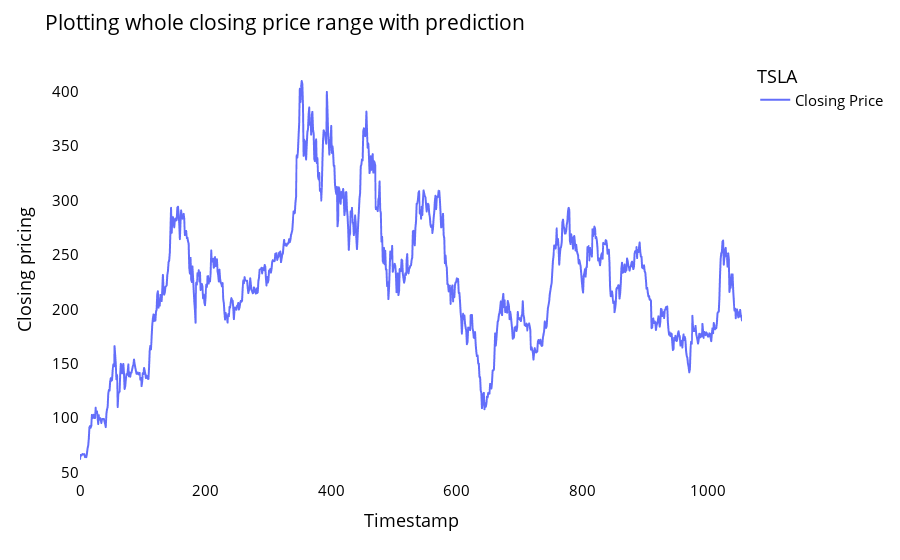

The notebook cell saved with this chart:
### Code cell
#plttong the full range with the prediction
xgbmodel_prices=tsla_close_df.tolist()
xgbmodel_prices.extend((np.array(pred_output).reshape(-1,1)).tolist())
xgbmodel_prices=scaled_data.inverse_transform(xgbmodel_prices).reshape(1,-1).tolist()[0]
names = cycle(['Closing Price'])
fig = px.line(xgbmodel_prices,labels={'value': 'Closing pricing','index': 'Timestamp'})
fig.update_layout(title_text='Plotting whole closing price range with prediction',
                  plot_bgcolor='white', font_size=15, font_color='black',legend_title_text='TSLA')
fig.for_each_trace(lambda t:  t.update(name = next(names)))
fig.update_xaxes(showgrid=False)
fig.update_yaxes(showgrid=False)
fig.show()

### Figure 1 — Plotly figure (JSON) as saved in the notebook; plotly's stock layout.template omitted (floating-point values rounded to 4 significant figures; data arrays with more than 128 entries replaced by an {"elided": "..."} marker saying what was removed)
{"data": [{"hovertemplate": "variable=0<br>Timestamp=%{x}<br>Closing pricing=%{y}<extra></extra>", "legendgroup": "0", "line": {"color": "#636efa", "dash": "solid"}, "marker": {"symbol": "circle"}, "mode": "lines", "name": "Closing Price", "showlegend": true, "type": "scattergl", "x": {"elided": "1055 int values"}, "xaxis": "x", "y": {"elided": "1055 float values"}, "yaxis": "y"}], "layout": {"font": {"color": "black", "size": 15}, "legend": {"title": {"text": "TSLA"}, "tracegroupgap": 0}, "margin": {"t": 60}, "plot_bgcolor": "white", "title": {"text": "Plotting whole closing price range with prediction"}, "xaxis": {"anchor": "y", "domain": [0, 1], "showgrid": false, "title": {"text": "Timestamp"}}, "yaxis": {"anchor": "x", "domain": [0, 1], "showgrid": false, "title": {"text": "Closing pricing"}}}}
